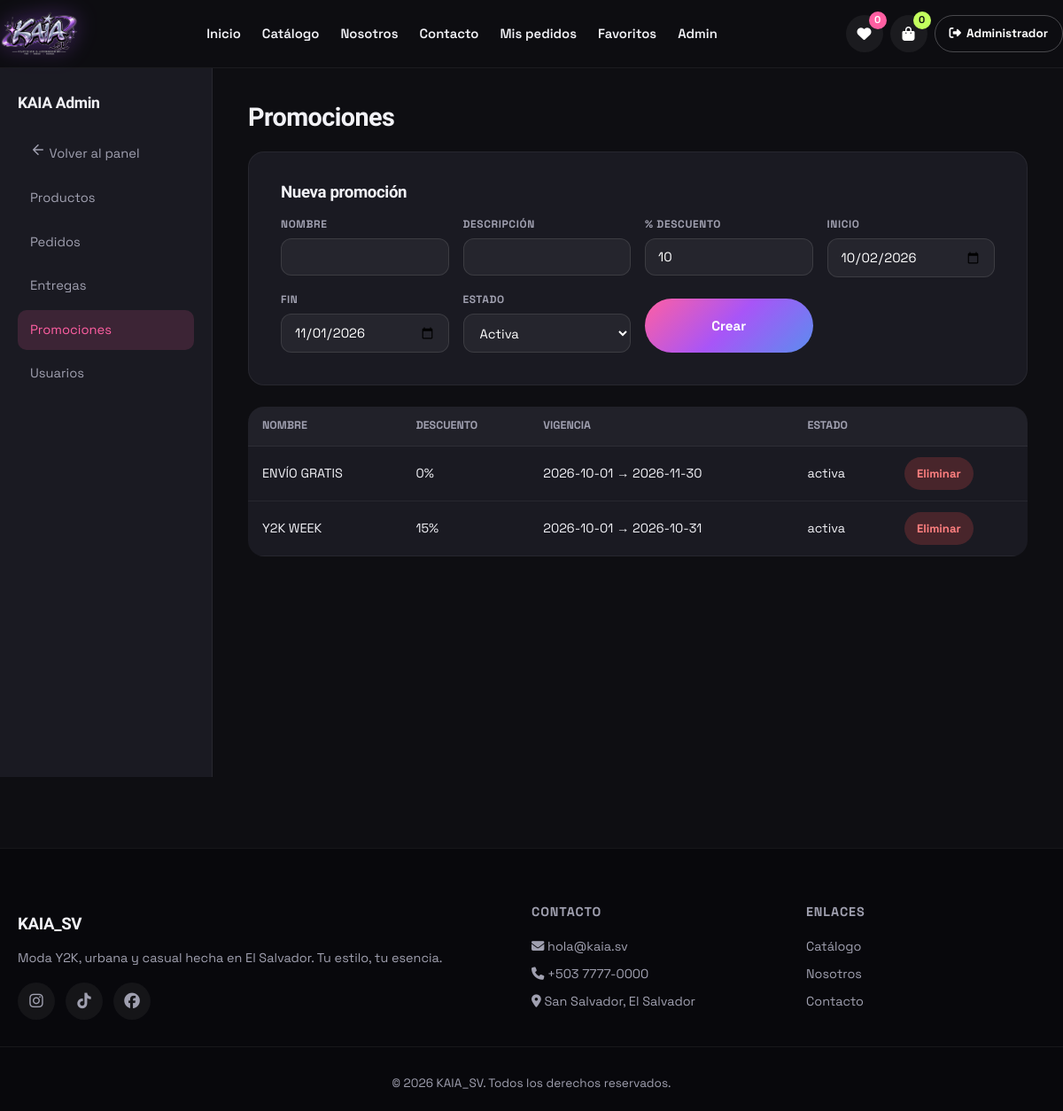
The page /admin/promociones.php (signed in) on the database its author committed.
### tables this page shows
CREATE TABLE promociones (
    id INT AUTO_INCREMENT PRIMARY KEY,
    nombre VARCHAR(120) NOT NULL,
    descripcion TEXT,
    descuento INT NOT NULL,
    fecha_inicio DATE,
    fecha_fin DATE,
    estado ENUM('activa','inactiva') DEFAULT 'activa'
);

### config/conexion.php (called while the page is built, shortened)
<?php
function e($str) { return htmlspecialchars($str ?? '', ENT_QUOTES, 'UTF-8'); }

### admin/promociones.php (the view, shortened to what this page needs)
<?php
require_once __DIR__ . '/../includes/auth.php';
$promos = $pdo->query("SELECT * FROM promociones ORDER BY id DESC")->fetchAll();
include __DIR__ . '/../includes/header.php';
?>
<div class="admin-layout">
  <aside class="admin-sidebar">
    <h2>KAIA Admin</h2>
    <a href="/kaia_sv/admin/index.php" class="back-link"><svg aria-hidden="true"><use href="/kaia_sv/assets/img/icons.svg#arrow-left"></use></svg> Volver al panel</a>
    <a href="/kaia_sv/admin/productos.php">Productos</a>
    <a href="/kaia_sv/admin/pedidos.php">Pedidos</a>
    <a href="/kaia_sv/admin/entregas.php">Entregas</a>
    <a href="/kaia_sv/admin/promociones.php" class="active">Promociones</a>
    <a href="/kaia_sv/admin/usuarios.php">Usuarios</a>
  </aside>
  <div class="admin-content">
    <h1>Promociones</h1>
    <div class="form-card" style="margin:0 0 24px;max-width:none;">
      <h3 style="margin-bottom:16px;">Nueva promoción</h3>
      <form method="POST" class="form-grid" style="grid-template-columns:repeat(auto-fit,minmax(180px,1fr));">
        <div class="field"><label>Nombre</label><input name="nombre" required></div>
        <div class="field"><label>Descripción</label><input name="descripcion"></div>
        <div class="field"><label>% Descuento</label><input type="number" name="descuento" value="10"></div>
        <div class="field"><label>Inicio</label><input type="date" name="fecha_inicio" value="<?= date('Y-m-d') ?>"></div>
        <div class="field"><label>Fin</label><input type="date" name="fecha_fin" value="<?= date('Y-m-d', strtotime('+30 days')) ?>"></div>
        <div class="field"><label>Estado</label>
          <select name="estado"><option value="activa">Activa</option><option value="inactiva">Inactiva</option></select>
        </div>
        <button class="btn btn-primary" type="submit">Crear</button>
      </form>
    </div>
    <table class="admin-table">
      <thead><tr><th>Nombre</th><th>Descuento</th><th>Vigencia</th><th>Estado</th><th></th></tr></thead>
      <tbody>
        <?php foreach ($promos as $pr): ?>
          <tr>
            <td><?= e($pr['nombre']) ?></td>
            <td><?= $pr['descuento'] ?>%</td>
            <td><?= e($pr['fecha_inicio']) ?> → <?= e($pr['fecha_fin']) ?></td>
            <td><?= e($pr['estado']) ?></td>
            <td>
              <form method="POST" onsubmit="return confirm('¿Eliminar?')">
                <button class="btn-sm" style="background:rgba(255,80,80,.2);color:#ff8080;">Eliminar</button>
              </form>
            </td>
          </tr>
        <?php endforeach; ?>
      </tbody>
    </table>
  </div>
</div>
<?php include __DIR__ . '/../includes/footer.php'; ?>

### assets/css/style.css (style rules this page uses)
:root { --rosa: #ff5fa2; --morado: #a855f7; --azul: #5b8def; --lima: #c3ff5e; --negro: #0e0e12; --gris: #1a1a22; --blanco: #fff; --texto: #f2f2f7; --texto-suave: #a0a0b0; --grad: linear-gradient(135deg, #ff5fa2 0%, #a855f7 50%, #5b8def 100%); --radius: 18px; --shadow: 0 10px 30px rgba(168,85,247,.25); }
* { margin: 0; padding: 0; box-sizing: border-box; }
html { scroll-behavior: smooth; }
body { font-family: 'Space Grotesk', system-ui, sans-serif; background: var(--negro); color: var(--texto); line-height: 1.6; overflow-x: hidden; }
a { color: inherit; text-decoration: none; }
button { font-family: inherit; cursor: pointer; border: none; }
input, select, textarea { font-family: inherit; }
h1, h2, h3 { font-family: 'Archivo Black', sans-serif; letter-spacing: -0.02em; line-height: 1.05; }
.btn { display: inline-flex; align-items: center; gap: 10px; padding: 14px 26px; border-radius: 999px; font-weight: 700; font-size: .95rem; transition: .25s; cursor: pointer; }
.btn-primary { background: var(--grad); color: #fff; }
.btn-sm { padding: 10px 14px; border-radius: 999px; font-size: .82rem; font-weight: 700; flex: 1; display: inline-flex; align-items: center; justify-content: center; gap: 6px; transition: .25s; cursor: pointer; }
.field { display: flex; flex-direction: column; gap: 6px; }
.field label { font-size: .75rem; color: var(--texto-suave); font-weight: 700; text-transform: uppercase; letter-spacing: .05em; }
.field input, .field select, .field textarea { background: rgba(255,255,255,.05); border: 1px solid rgba(255,255,255,.1); color: #fff; padding: 11px 14px; border-radius: 12px; font-size: .92rem; transition: .2s; }
.field select option { background: var(--gris); color: #fff; }
.form-card { background: var(--gris); border-radius: var(--radius); padding: 36px; max-width: 520px; margin: 40px auto; border: 1px solid rgba(255,255,255,.06); }
.form-grid { display: grid; gap: 16px; }
.form-card button[type=submit] { width: 100%; justify-content: center; margin-top: 8px; }
.admin-layout { display: grid; grid-template-columns: 240px 1fr; min-height: 100vh; }
.admin-sidebar { background: var(--gris); padding: 30px 20px; border-right: 1px solid rgba(255,255,255,.06); }
.admin-sidebar h2 { font-size: 1.1rem; margin-bottom: 24px; }
.admin-sidebar a { display: block; padding: 11px 14px; border-radius: 10px; color: var(--texto-suave); margin-bottom: 4px; font-size: .92rem; transition: .2s; }
.admin-sidebar a:hover, .admin-sidebar a.active { background: rgba(255,95,162,.15); color: var(--rosa); }
.admin-content { padding: 40px; }
.admin-content h1 { font-size: 1.8rem; margin-bottom: 24px; }
.admin-table { width: 100%; border-collapse: collapse; background: var(--gris); border-radius: var(--radius); overflow: hidden; }
.admin-table th, .admin-table td { padding: 12px 16px; text-align: left; border-bottom: 1px solid rgba(255,255,255,.06); font-size: .9rem; }
.admin-table th { background: rgba(255,255,255,.03); font-size: .78rem; text-transform: uppercase; color: var(--texto-suave); }
.back-link { display: inline-flex; align-items: center; gap: 8px; margin-bottom: 16px; color: var(--texto-suave); font-size: .9rem; transition: color .2s, transform .2s; }
.back-link svg { width: 18px; height: 18px; }

### rows shown on the page
promociones: nombre "ENVÍO GRATIS", descuento "0", fecha_inicio "2026-10-01", fecha_fin "2026-11-30", estado "activa"
promociones: nombre "Y2K WEEK", descuento "15", fecha_inicio "2026-10-01", fecha_fin "2026-10-31", estado "activa"

### other values the page prints
$wish_count "0"
$carrito_count "0"
explode(' ', $_SESSION['nombre'])[0] "Administrador"
